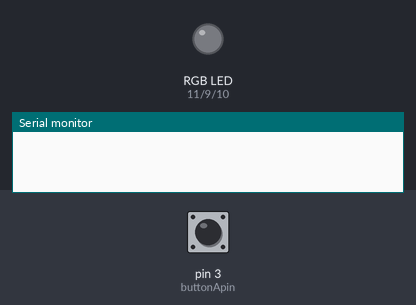
Recording of a sketch running on a simulated Arduino Uno, built with avr-gcc and run on an emulated ATmega328P. Shown: an RGB LED mixed from three pins (HIGH = lit), the last lines printed to the serial monitor. The inputs (shaded band) are chosen by the test bench; at power-on: pin 3 (buttonApin) HIGH. Dim RGB values are drawn brighter than linear; random numbers use the default seed unless the sketch sets one.

Above: at 1.2 s.
1.3 s: pin 3 (buttonApin) pulled LOW for 3.2 s
At 2.1 s:
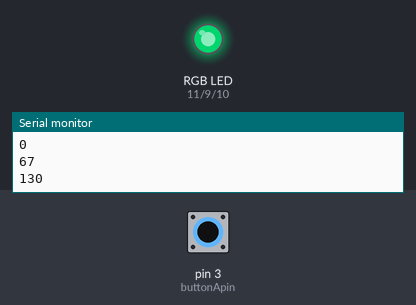
6.8 s: pin 3 (buttonApin) pulled LOW for 0.15 s
At 7.6 s:
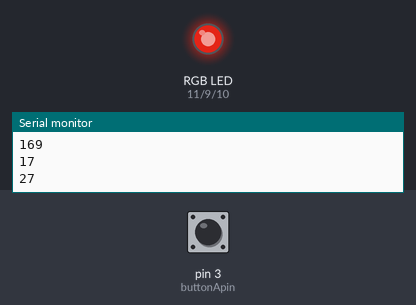
9.3 s: pin 3 (buttonApin) pulled LOW for 1 s
At 9.7 s:
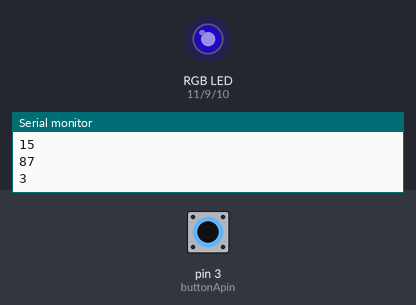
11.8 s: pin 3 (buttonApin) pulled LOW for 0.15 s
At 12.6 s:
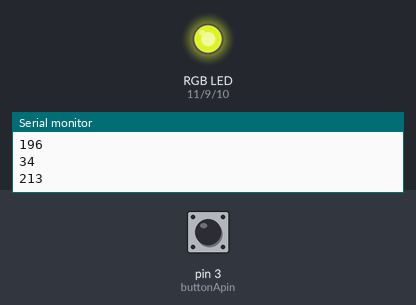
14.3 s: pin 3 (buttonApin) pulled LOW for 0.15 s
At 14.7 s:
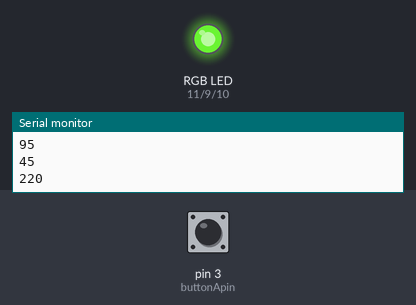
16.8 s: pin 3 (buttonApin) pulled LOW for 3.2 s
At 18.6 s:
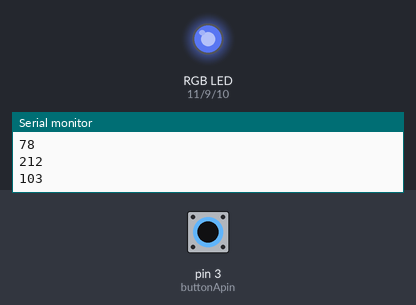
Timing chart, 0 to 22.3 s (numbered marks = the images above; inputs shaded):
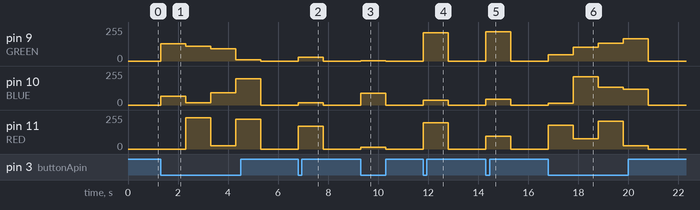

Measured:
- after the input at 1.3 s, pin 9 (GREEN): 0/255 → 130/255 at once, → 112/255 1.0 s later, → 91/255 1.0 s later, → 9/255 1.0 s later, … (5 changes in this stretch); pin 10 (BLUE): 0/255 → 67/255 at once, → 16/255 1.0 s later, → 91/255 1.0 s later, → 196/255 1.0 s later, … (5 changes in this stretch)
- after the input at 6.8 s, pin 9 (GREEN): 0/255 → 27/255 at once, → 0/255 1.0 s later; pin 10 (BLUE): 0/255 → 17/255 at once, → 0/255 1.0 s later; pin 11 (RED): 0/255 → 169/255 at once, → 0/255 1.0 s later
- after the input at 9.3 s, pin 9 (GREEN): 0/255 → 3/255 at once, → 0/255 1.0 s later; pin 10 (BLUE): 0/255 → 87/255 at once, → 0/255 1.0 s later; pin 11 (RED): 0/255 → 15/255 at once, → 0/255 1.0 s later
- after the input at 11.8 s, pin 9 (GREEN): 0/255 → 213/255 at once, → 0/255 1.0 s later; pin 10 (BLUE): 0/255 → 34/255 at once, → 0/255 1.0 s later; pin 11 (RED): 0/255 → 196/255 at once, → 0/255 1.0 s later
- after the input at 14.3 s, pin 9 (GREEN): 0/255 → 220/255 at once, → 0/255 1.0 s later; pin 10 (BLUE): 0/255 → 45/255 at once, → 0/255 1.0 s later; pin 11 (RED): 0/255 → 95/255 at once, → 0/255 1.0 s later
- after the input at 16.8 s, pin 9 (GREEN): 0/255 → 47/255 at once, → 103/255 1.0 s later, → 134/255 1.0 s later, → 168/255 1.0 s later, … (5 changes in this stretch); pin 10 (BLUE): 0/255 → 13/255 at once, → 212/255 1.0 s later, → 134/255 1.0 s later, → 120/255 1.0 s later, … (5 changes in this stretch)

The sketch:

buzzerBottonLedRandom.ino
```cpp
/*	Este código enciende un LED RGB de forma aleatoria al presionar un botón.
	El LED RGB se conecta a los pines 9, 10 y 11 del Arduino.
	El botón se conecta al pin 3 del Arduino.
	Además, utiliza la función analogWrite() para establecer el brillo de cada
	color del LED, representando así el color obtenido.
	El código utiliza una función para generar valores aleatorios para cada color del LED.
	En concreto utiliza la función randomSeed() para inicializar la semilla del
	generador de números aleatorios utilizando una lectura analógica del pin 0.
	Esto asegura que los valores aleatorios generados sean diferentes mientras se
	ejecuta el programa.
	se ejecuta el programa.
	El código también utiliza la función Serial.println() para imprimir los valores
	aleatorios generados en el monitor serial.
	El código utiliza la función delay() para mantener el LED encendido durante un
	tiempo determinado (T).
	Del mismo modo, a la vez que se representan los colores eleatorios, el buzzer
	conectado al mismo pin 9 del LED RGB se activa, emitiendo un sonido según el valor del color.	*/

const int RED = 11;
const int BLUE = 10;
const int GREEN = 9;
const int buttonApin = 3;
const int T = 1000;

void setup(){

	pinMode(RED, OUTPUT);
	pinMode(BLUE, OUTPUT);
	pinMode(GREEN, OUTPUT);
	randomSeed(analogRead(0));
  	pinMode(buttonApin, INPUT_PULLUP);
  	Serial.begin(9600);
}

void loop(){

	if (digitalRead(buttonApin) == LOW) {
		byte valorR = random(0, 256);
  		byte valorB = random(0, 256);
  		byte valorG = random(0, 256);

      	Serial.println(valorR);
      	Serial.println(valorB);
      	Serial.println(valorG);
      	Serial.println();

		analogWrite(RED, valorR);
		analogWrite(BLUE, valorB);
		analogWrite(GREEN, valorG);

		delay(T);
    }
	else{
		analogWrite(RED, 0);
		analogWrite(BLUE, 0);
		analogWrite(GREEN, 0);
    }

}
```
